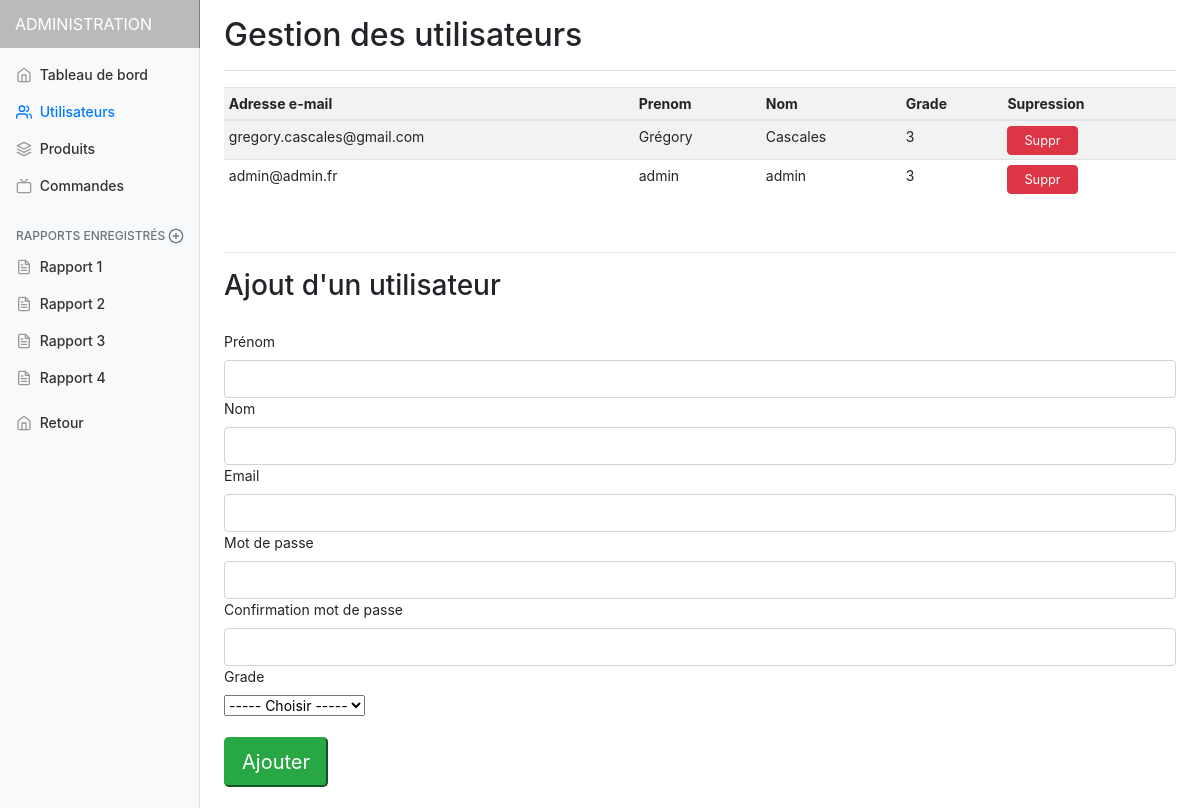
Before: /admin.php?selector=2 with the older database file.
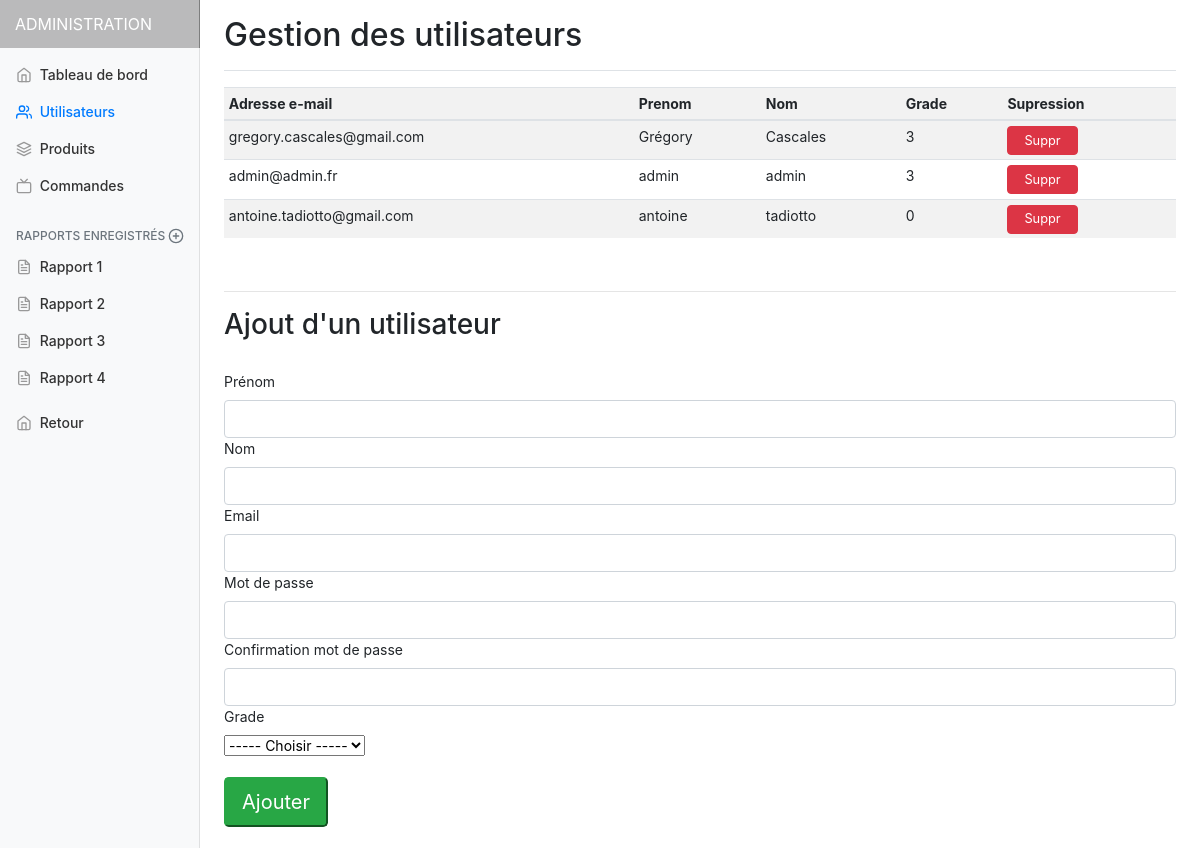
After: the same page with the newer database file.
### tables this page shows
CREATE TABLE `client` (
  `id_client` int(11) NOT NULL,
  `email_client` varchar(255) NOT NULL,
  `nom_affichage` varchar(255) NOT NULL,
  `mot_de_passe` varchar(255) NOT NULL,
  `civilite` int(11) DEFAULT NULL,
  `nom_client` varchar(255) NOT NULL,
  `prenom_client` varchar(255) NOT NULL,
  `telephone_client` varchar(255) DEFAULT NULL,
  `id_question` int(11) DEFAULT NULL,
  `reponse` varchar(255) DEFAULT NULL,
  `datecreation_client` date NOT NULL,
  `anonyme` int(11) NOT NULL DEFAULT '0',
  `administrateur` int(1) NOT NULL DEFAULT '0'
);

### admin/utilisateurs.php (the view, shortened to what this page needs)
<?php
  $req = $bdd->prepare('SELECT * FROM client ');
  $req->execute();
  $result = $req->fetchAll();
?>
<main role="main" class="col-md-9 ml-sm-auto col-lg-10 pt-3 px-4">
  <div class="d-flex justify-content-between flex-wrap flex-md-nowrap align-items-center pb-2 mb-3 border-bottom">
    <h1 class="h2">Gestion des utilisateurs</h1>
  </div>
  <div class="table-responsive">
    <?php
    if($result) {
        echo '<table class="table table-striped table-sm responsive">';
            echo '<thread>';
            echo '<tr>';
            echo '<th>Adresse e-mail</th>';
            echo '<th>Prenom</th>';
            echo '<th>Nom</th>';
            echo '<th>Grade</th>' ;
            echo '<th>Supression</th>' ;
            echo '</tr>';
            echo '</thread>';
            echo '<tbody>';
        foreach($result as $row) {
          echo '<tr>';
          echo '<td>'.$row["email_client"].'</td>';
          echo '<td>'.$row["prenom_client"].'</td>';
          echo '<td>'.$row["nom_client"].'</td>';
          echo '<td>'.$row["administrateur"].'</td>';
          echo '<td><a href="admin.php?selector=2&top='. $row["id_client"].'"><button type="submit" class="btn btn-danger btnsuppr">Suppr</button></a></td>';
          echo '</tr>'."\n";
        }
    echo '</tbody>';
        echo '</table>'."\n";
    }
    else echo 'Pas d\'enregistrements dans cette table...';
    ?>
  </div>
<br>
<hr>
<h3> Ajout d'un utilisateur </h3>
<br>
<form method="post" action="#">
  <div>
    <label for="prenom">Prénom</label>
    <input type="text" name="prenom" class="form-control" id="prenom">
  </div>
  <div>
    <label for="nom">Nom</label>
    <input type="text" name="nom" class="form-control" id="nom">
  </div>
  <div>
    <label for="email">Email</label>
    <input type="email" name="email" class="form-control" id="email">
  </div>
  <div>
  <label for="mdp">Mot de passe</label>
  <input type="password" name="mdp" class="form-control" id="mdp">
  </div>
  <div>
  <label for="mdprpt">Confirmation mot de passe</label>
  <input type="password" name="mdprpt" class="form-control" id="mdprpt">
  </div>
  <div>
    <label for="admin">Grade</label>
    <br>
    <select name="admin">
      <option value=""> ----- Choisir ----- </option>
    </select>
  </div>
  <br>
  <button type="submit" name="ajout_utilisateur" class="tn btn-lg btn-success buttonlogin">Ajouter</button>
</form>
<br>
</main>

Changed rows visible on the page:
added client: email_client "antoine.tadiotto@gmail.com", prenom_client "antoine", nom_client "tadiotto", administrateur "0"
